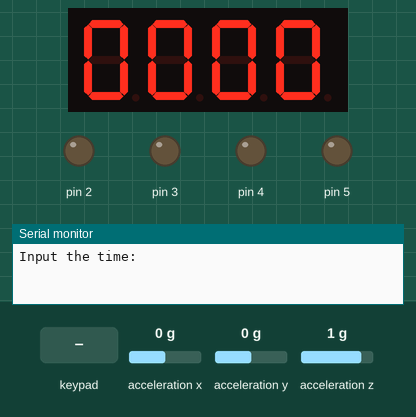
The sketch below on a simulated Arduino Uno, built with avr-gcc and run on an emulated ATmega328P. Parts: 4-digit seven-segment display, output pins drawn as LEDs (lit = HIGH), the last lines printed to the serial monitor. Inputs (shaded band) come from the test bench; at power-on: acceleration x 0 g, acceleration y 0 g, acceleration z 1 g.

Above: at 0.8 s.
0.9 s: keypad keys 1 2 1 1 1 0 9 pressed 0.4 s apart
At 3.9 s:
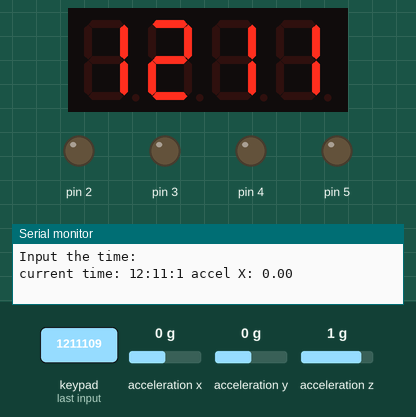
5.2 s: key '*' pressed
6.7 s: keypad keys 1 2 1 1 1 0 9 # pressed 0.4 s apart
11.4 s: keypad keys 1 2 1 1 1 0 9 * pressed 0.4 s apart
At 13.7 s:
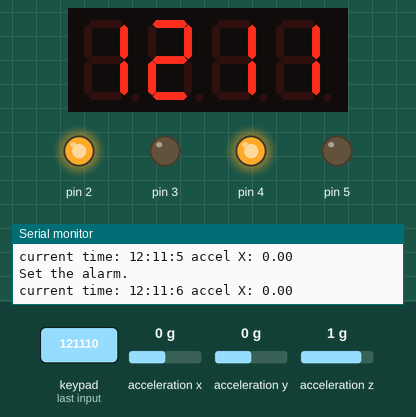
Timing chart, 0 to 15.2 s (numbered marks = the images above; inputs shaded):
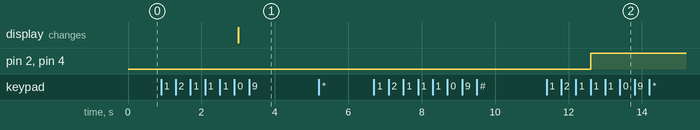

Measured:
- after the input at 0.9 s, the display: changes after 2.1 s (image 1)
- after the input at 11.4 s, pin 2, pin 4: LOW → HIGH after 1.2 s

The sketch:

idea.ino
```cpp
#include <Arduino.h>
#include "ATime.h"
#include "UserInput.h"
#include "Buzzer.h"
#include "MatrixPad.h"
#include "TimeDisplay.h"
#include "Adafruit_ADXL345_U.h"

// Motor pins
#define M1P1 2
#define M1P2 3
#define M2P1 4
#define M2P2 5

// Accelerometer diff.
#define HIT_THRESHOLD 5

double m_x, m_y, m_z, m_prevX, m_prevY, m_prevZ;

ATime currentTime;
ATime alarm;
ATime timer;
bool updated;
bool turnedOffAlready;
Buzzer b(M1P1, M1P2, M2P1, M2P2);
TimeDisplay tDisplay;
Adafruit_ADXL345_Unified acc;
UserInput u(MATRIXPAD);

// by default open setTime.
void setup()
{
    tDisplay.start();

    // set up pins.
    Serial.begin(9600);

    // set current time.
    Serial.println("Input the time:");
    currentTime = u.getInputTime();

    // alarm defaults to midnight.
    alarm.reset();
    turnedOffAlready = false;

    // start accel
    m_x = 0;
    m_y = 0;
    m_z = 0;
    m_prevX = 0;
    m_prevY = 0;
    m_prevZ = 0;
    acc = Adafruit_ADXL345_Unified(12345);
    if (!acc.begin()){
      Serial.println("this shit broke dog");
    }
    acc.setRange(ADXL345_RANGE_16_G);
}

void loop()
{
    // buzz buzz
    if (currentTime == alarm && !turnedOffAlready)
    {
        b.buzz();
    } else if (!(currentTime == alarm))
      turnedOffAlready = false;

    // check for user input.
    // check if we need to set a timer, update the alarm, or set the time.
    u.update();

    // if the pillow is being hit, stop the buzzing.
    if (abs((m_prevX - m_x)) > HIT_THRESHOLD ||
        abs((m_prevY - m_y)) > HIT_THRESHOLD ||
        abs((m_prevZ - m_z)) > HIT_THRESHOLD)
    {
        b.stop();
        turnedOffAlready = true;
    }

    // check the keys that are pressed at this instant.
    if (u.len() == 2 && (u[0] | u[1]) == CHANGETIME)
    {
        Serial.println("Update the current time.");
        currentTime = u.getInputTime();
    }
    if (u.len() == 1)
    {
        switch (u[0])
        {
        case KA:
            Serial.println("Set the alarm.");
            alarm = u.getInputTime();
            break;
        case KT:
            Serial.println("Set the timer.");
            timer = u.getInputTime();
        }
    }

    // update time
    if (millis() % 1000 != 0)
        updated = false;

    if (!updated && millis() % 1000 == 0)
    {
        currentTime++;
        Serial.print("current time: ");
        Serial.print(currentTime.hours);
        Serial.print(':');
        Serial.print(currentTime.minutes);
        Serial.print(':');
        Serial.print(currentTime.seconds);
        Serial.print(" accel X: ");
        Serial.println(m_x);
        updated = true;

        tDisplay.setTime(currentTime);

        // Read from accelerometer, update readings and previous reading.
    sensors_event_t e;
    acc.getEvent(&e);

    m_prevX = m_x;
    m_prevY = m_y;
    m_prevZ = m_z;
    m_x = e.acceleration.x;
    m_y = e.acceleration.y;
    m_z = e.acceleration.z;
    }
}
```

ATime.cpp
```cpp
#include "ATime.h"

ATime::ATime()
      : hours(0), minutes(0), seconds(0) {}

// TODO: Sanitize input
ATime::ATime(const int hours, const int minutes)
      : hours(hours), minutes(minutes), seconds(0) {}

ATime& ATime::operator=(const ATime& t)
{
    if (&t == this)
      return *this;

    hours = t.hours;
    minutes = t.minutes;

    return *this;
}

bool ATime::operator==(const ATime& t) const
{
    return minutes == t.minutes && hours == t.hours;
}

void ATime::reset()
{
    minutes = 0;
    hours = 0;
    seconds = 0;
}

ATime& ATime::operator++(int i)
{
    seconds++;

    if (seconds >= 60)
    {
        seconds = 0;
        minutes++;
    }

    if (minutes >= 60)
    {
        minutes = 0;
        hours++;
    }

    if (hours > 12)
        hours = 1;

    return *this;
}
```

ATime.h
```cpp
#ifndef ATIME_H_
#define ATIME_H_

// Arduino Time => ATime
struct ATime
{
  ATime();
  ATime(const int, const int);
  ATime& operator=(const ATime& t);
  bool operator==(const ATime& t) const;
  ATime& operator++(int);
  void reset();

  int hours;
  int minutes;
  int seconds;
};

#endif  // ATIME_H_
```

Buzzer.cpp
```cpp
#include "Buzzer.h"
#include <Arduino.h>


Buzzer::Buzzer(int m1p1 , int m1p2 , int m2p1 , int m2p2)
{
    _m1p1 = m1p1;
    _m1p2 = m1p2;
    _m2p1 = m2p1;
    _m2p2 = m2p2;

    pinMode(_m1p1 , OUTPUT);
    pinMode(_m1p2 , OUTPUT);
    pinMode(_m2p1 , OUTPUT);
    pinMode(_m2p2 , OUTPUT);
}


void Buzzer::buzz()
{
    digitalWrite(_m1p1 , HIGH);
    digitalWrite(_m1p2 , LOW);
    digitalWrite(_m2p1 , HIGH);
    digitalWrite(_m2p2 , LOW);
}


void Buzzer::stop()
{
    digitalWrite(_m1p1 , LOW);
    digitalWrite(_m1p2 , LOW);
    digitalWrite(_m2p1 , LOW);
    digitalWrite(_m2p2 , LOW);
}
```

Buzzer.h
```cpp
#ifndef BUZZER_H
#define BUZZER_H

class Buzzer
{
public:
    /*
     * Motor 1 pin 1 , motor 1 pin 2 , etc.
     */
    Buzzer(int m1p1 , int m1p2 , int m2p1 , int m2p2);

    void buzz();

    void stop();

private:
    /*
     * Motor 1 pin 1 , motor 1 pin 2 , etc.
     */
    int _m1p1;
    int _m1p2;
    int _m2p1;
    int _m2p2;
};

#endif
```

MatrixPad.h
```cpp
#ifndef MATRIXPAD_H_
#define MATRIXPAD_H_

#include <Keypad.h>

enum
{
    K0 = '0',
    K1 = '1',
    K2 = '2',
    K3 = '3',
    K4 = '4',
    K5 = '5',
    K6 = '6',
    K7 = '7',
    K8 = '8',
    K9 = '9',
    KT = '*',
    KA = '#',
    CHANGETIME = KT|KA
};

const byte ROWS = 4;
const byte COLS = 3;

char keys[ROWS][COLS] = {
    {K1, K2, K3},
    {K4, K5, K6},
    {K7, K8, K9},
    {KT, K0, KA}
};
byte rowPins[ROWS] = {12, 11, 10, 9};
byte colPins[COLS] = {8, 7, 6};

#define MATRIXPAD Keypad(makeKeymap(keys), rowPins, colPins, ROWS, COLS)

#endif  // MATRIXPAD_H_
```

TimeDisplay.cpp
```cpp
#include "TimeDisplay.h"


TimeDisplay::TimeDisplay()
{

}


void TimeDisplay::start()
{
    alpha4 = Adafruit_AlphaNum4();
    alpha4.begin(0x70);  // pass in the address

    alpha4.clear();
    alpha4.writeDigitAscii(0, '0');
    alpha4.writeDigitAscii(1, '0');
    alpha4.writeDigitAscii(2, '0');
    alpha4.writeDigitAscii(3, '0');
    alpha4.writeDisplay();
}


void TimeDisplay::setTime(ATime time)
{
    alpha4.writeDigitAscii(0, (time.hours / 10) + '0');
    alpha4.writeDigitAscii(1, (time.hours % 10) + '0');
    alpha4.writeDigitAscii(2, (time.minutes / 10) + '0');
    alpha4.writeDigitAscii(3, (time.minutes % 10) + '0');
    alpha4.writeDisplay();
}
```

TimeDisplay.h
```cpp
#ifndef TIME_DISPLAY_H
#define TIME_DISPLAY_H

#include "ATime.h"

#include <Adafruit_GFX.h>
#include "Adafruit_LEDBackpack.h"
#include <Wire.h>

class TimeDisplay
{
public:
    TimeDisplay();

    void start();

    void setTime(ATime time);

private:
    Adafruit_AlphaNum4 alpha4;
};

#endif
```

UserInput.cpp
```cpp
#include "UserInput.h"

UserInput::UserInput(Keypad k)
          : m_pad(k) {}

int UserInput::len() const { return m_count; }

char UserInput::operator[](const int i) const { return m_pressed[i]; }

// get the time from the keypad and return
// it as a struct.
// this is a blocking function, and will
// interrupt the internal clock.
ATime UserInput::getInputTime() const
{
    int hours;
    int minutes;

    char first;
    char second;

    // get hours
    first = m_pad.waitForKey() - '0';
    second = m_pad.waitForKey() - '0';
    hours = first * 10 + second;

    first = m_pad.waitForKey()  - '0';
    second = m_pad.waitForKey() - '0';
    minutes = first * 10 + second;

    return ATime(hours, minutes);
}

// update UserInput to reflect most recent
// input.
void UserInput::update()
{
    // update keys being pressed.
    m_count = 0;
    if (m_pad.getKeys())
    {
        for (int k = 0; k < LIST_MAX; k++)
        {
            if (!m_pad.key[k].stateChanged)
                continue;

            if (m_pad.key[k].kstate == PRESSED)
            {
                m_pressed[m_count] = m_pad.key[k].kchar;
                m_count++;
            }
        }
    }
}
```

UserInput.h
```cpp
#ifndef USERINPUT_H_
#define USERINPUT_H_

#include "ATime.h"
#include <Keypad.h>

class UserInput
{
public:
    // TODO: Add display functionality.
    UserInput(Keypad);

    int len() const;
    char operator[](const int) const;
    bool hit() const;

    ATime getInputTime() const;
    void update();

private:
    Keypad m_pad;
    int m_count;
    char m_pressed[LIST_MAX];
    bool m_hit;
};

#endif  // USERINPUT_H_
```
